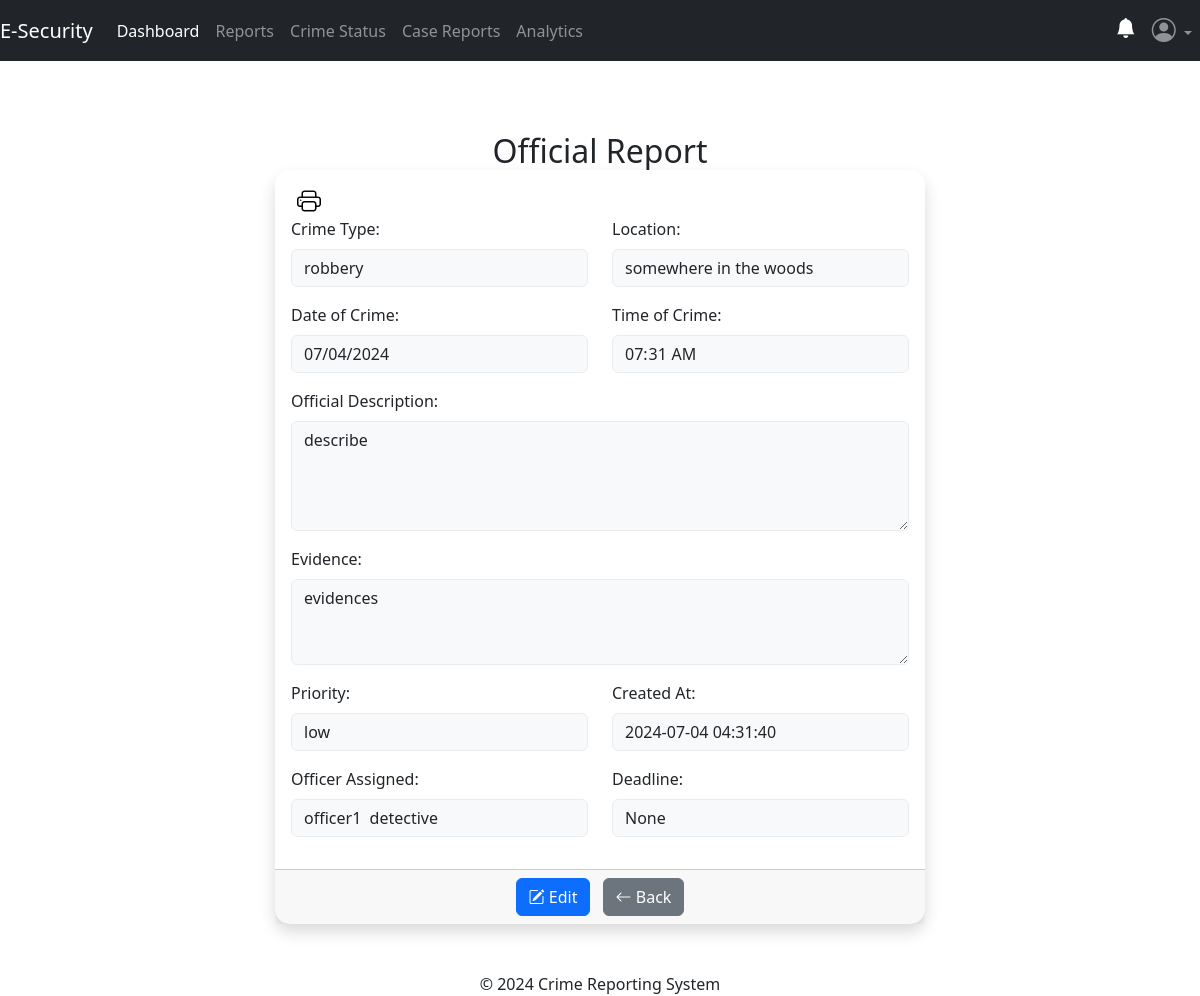
/admin/case_report_details/7 (signed in), run on an earlier commit of the app's database.
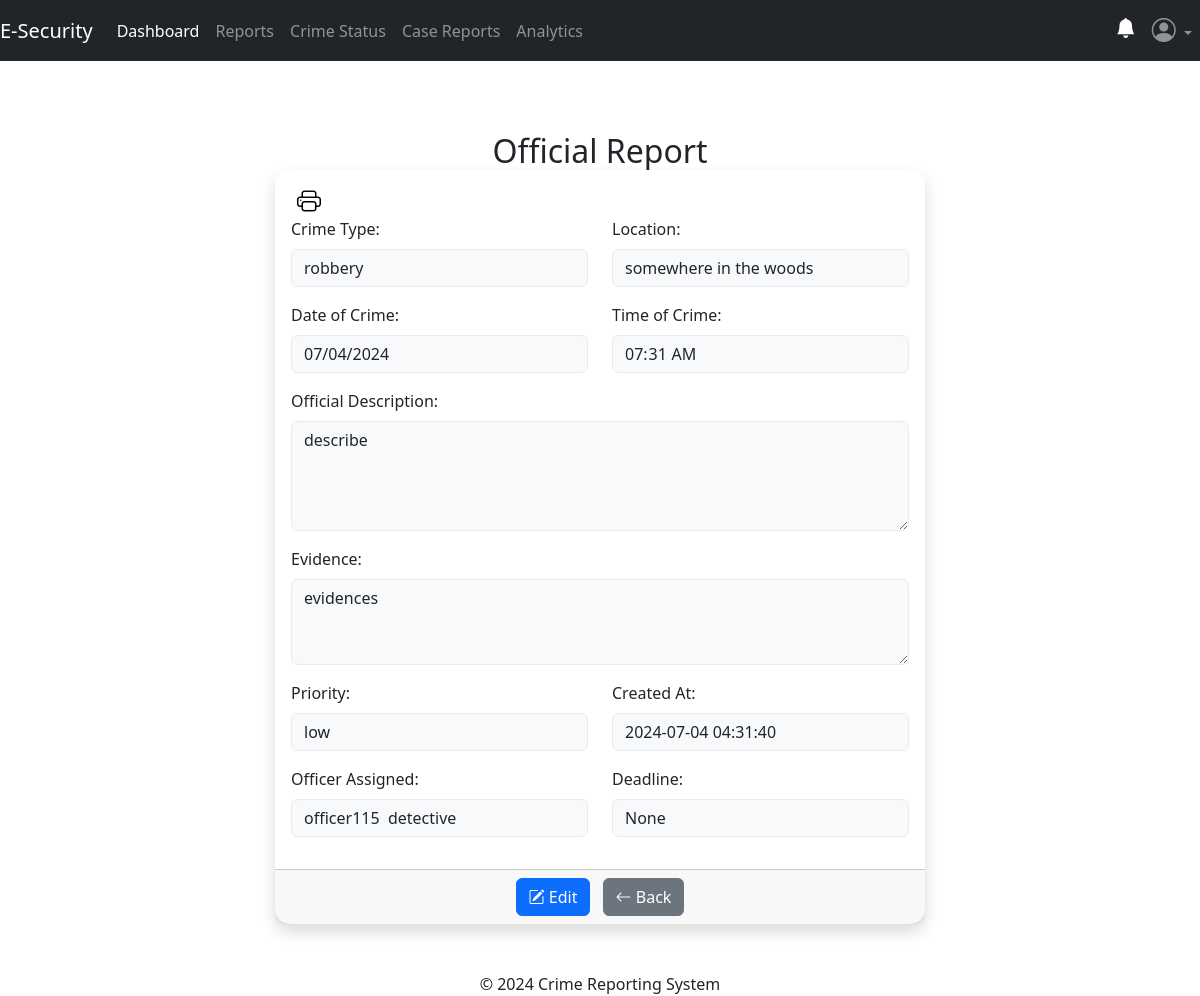
And on a later commit of the database.
### app/officers/models.py (models this page shows, shortened)
class Officers(db.Model, UserMixin):
    officer_id = db.Column(db.Integer, primary_key=True)
    username = db.Column(db.String(80), unique=True, nullable=False)
    officer_email = db.Column(db.String(120), nullable=False)
    first_name = db.Column(db.String(100), nullable=False)
    last_name = db.Column(db.String(100), nullable=True)
    badge = db.Column(db.String(20), nullable=False)
    rank = db.Column(db.String(10), nullable=False)
    station = db.Column(db.String(20), nullable=False)
    password = db.Column(db.String(128), nullable=False)
    assignments = db.relationship('CaseReport', back_populates='assigned_officer', lazy=True)

### app/admins/routes.py (the view)
@admins.route('/admin/case_report_details/<int:report_id>', methods=['GET', 'POST'])
@admin_required
def case_report_details(report_id):
    report = CaseReport.query.get_or_404(report_id)
    return render_template('admin/case_report_details.html', report=report)

### app/__init__.py (called while the page is built)
@login_manager.user_loader
def load_user(user_id):
    return models.User.query.get(user_id)

### app/admins/routes.py (called while the page is built)
def admin_required(f):
    @wraps(f)
    def decorated_function(*args, **kwargs):
        if not session.get('admin_id'):
            flash('You need to be logged in as an admin to access the page.', 'danger')
            return redirect(url_for('admins.adminIndex'))
        return f(*args, **kwargs)
    return decorated_function

### app/templates/admin/case_report_details.html (shortened to what this page needs)
{% extends 'admin/layout.html' %}
{% block content %}
<div class="container mt-5">
  <h2 class="text-center mb-0">Official Report</h2>
    <div class="card shadow" style="max-width: 650px; margin: auto;">
        <div class="card-body">
            <form method="POST">
                <div class="ms-auto">
                    <button class="printer-button" onclick="window.print()"><i class="bi bi-printer h4"></i></button>
                </div>
                <div class="row">
                    <div class="col-md-6 mb-3">
                        <label for="crime_type" class="form-label">Crime Type:</label>
                        <input type="text" class="form-control" id="crime_type" value="{{ report.crime_type }}" readonly>
                    </div>
                    <div class="col-md-6 mb-3">
                        <label for="location" class="form-label">Location:</label>
                        <input type="text" class="form-control" id="location" value="{{ report.location }}" readonly>
                    </div>
                </div>
                <div class="row">
                    <div class="col-md-6 mb-3">
                        <label for="date" class="form-label">Date of Crime:</label>
                        <input type="date" class="form-control" id="date" value="{{ report.date }}" readonly>
                    </div>
                    <div class="col-md-6 mb-3">
                        <label for="time" class="form-label">Time of Crime:</label>
                        <input type="time" class="form-control" id="time" value="{{ report.time }}" readonly>
                    </div>
                </div>
                <div class="mb-3">
                    <label for="description" class="form-label">Official Description:</label>
                    <textarea class="form-control" id="description" rows="4" readonly>{{ report.description }}</textarea>
                </div>
                <div class="mb-3">
                    <label for="evidence" class="form-label">Evidence:</label>
                    <textarea class="form-control" id="evidence" rows="3" readonly>{{ report.evidence }}</textarea>
                </div>
                <div class="row">
                    <div class="col-md-6 mb-3">
                        <label for="urgency" class="form-label">Priority:</label>
                        <input type="text" class="form-control" id="urgency" value="{{ report.urgency }}" readonly>
                    </div>
                    <div class="col-md-6 mb-3">
                        <label for="created_at" class="form-label">Created At:</label>
                        <input type="text" class="form-control" id="created_at" value="{{ report.created_at.strftime('%Y-%m-%d %H:%M:%S') }}" readonly>
                    </div>
                    <div class="col-md-6 mb-3">
                        <label for="created_at" class="form-label">Officer Assigned:</label>
                        <input type="text" class="form-control" id="created_at" value="{{ report.assigned_officer.first_name }}  {{ report.assigned_officer.rank }}" readonly>
                    </div>
                    <div class="col-md-6 mb-3">
                        <label for="deadline" class="form-label">Deadline:</label>
                        <input type="text" class="form-control" id="deadline" value="{{ report.deadline }}" readonly>
                    </div>
                </div>
            </form>
        </div>
        <div class="card-footer text-center">
            <a href="{{ url_for('admins.edit_case_report', report_id=report.report_id) }}" class="btn btn-primary">
                <i class="bi bi-pencil-square"></i> Edit
            </a>
            <a href="{{ url_for('admins.case_reports') }}" class="btn btn-secondary ms-2">
                <i class="bi bi-arrow-left"></i> Back
            </a>
        </div>
    </div>
</div>
{% endblock content %}

What changed in the data, as far as the page shows it:
changed Officers: assigned_officer.first_name "officer1 detective" → "officer115 detective"
